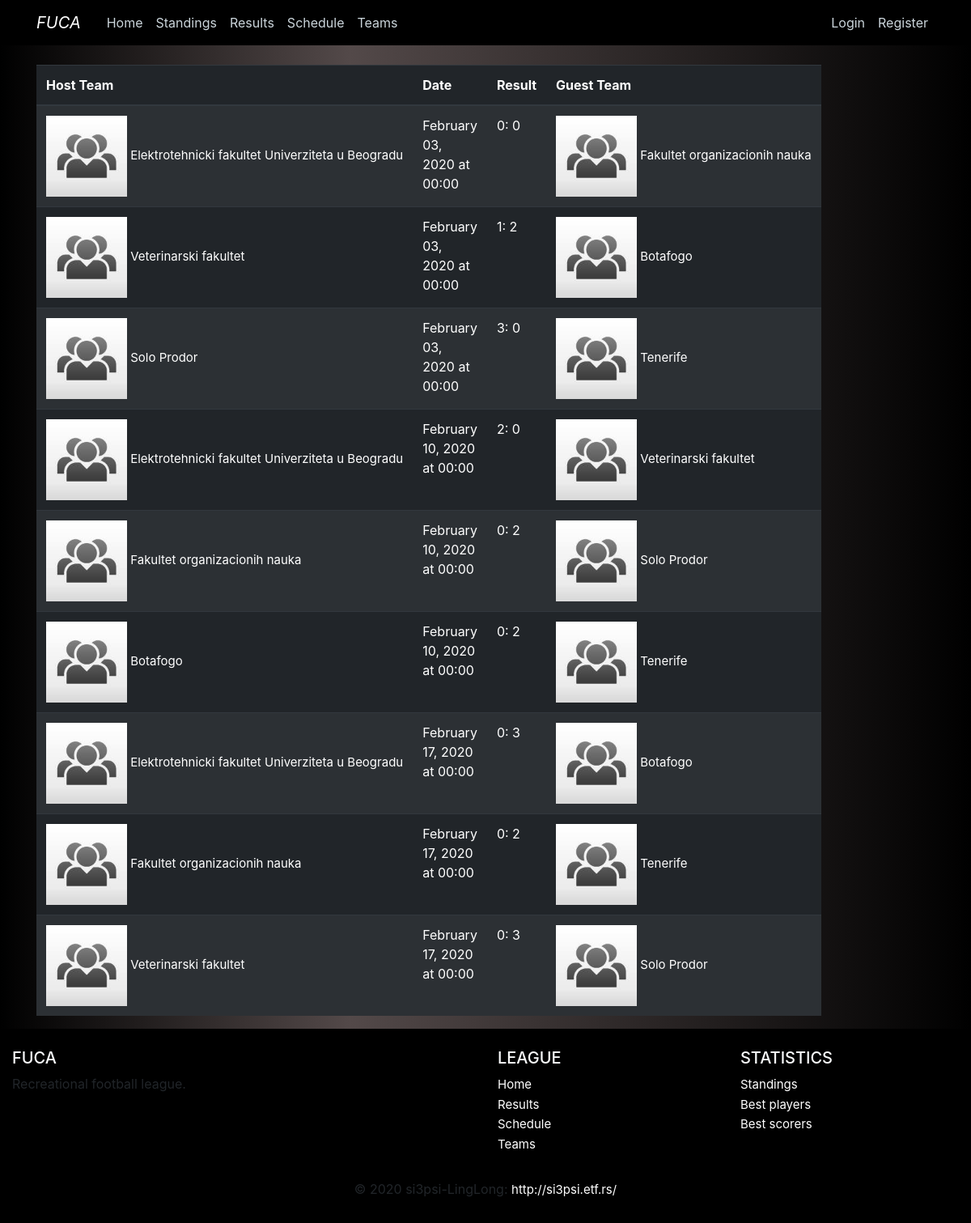
The app's page /results with its own data.
### fuca/models.py (models this page shows, shortened)
class Match(db.Model):
    __tablename__ = 'match'
    id                      = db.Column(db.Integer, primary_key=True)
    date_time               = db.Column(db.DateTime, nullable=False)
    host_team_goals         = db.Column(db.Integer, default=0)
    host_team_yellow        = db.Column(db.Integer, default=0)
    host_team_red           = db.Column(db.Integer, default=0)
    host_team_shots         = db.Column(db.Integer, default=0)
    guest_team_goals        = db.Column(db.Integer, default=0)
    guest_team_yellow       = db.Column(db.Integer, default=0)
    guest_team_red          = db.Column(db.Integer, default=0)
    guest_team_shots        = db.Column(db.Integer, default=0)
    host_team_id     = db.Column(db.Integer, db.ForeignKey('team.id'), nullable=False)
    guest_team_id    = db.Column(db.Integer, db.ForeignKey('team.id'), nullable=False)
    statistics  = db.relationship('Statistics', backref='match', lazy=True)

class Team(db.Model):
    __tablename__ = 'team'
    id          = db.Column(db.Integer,     primary_key=True)
    name        = db.Column(db.String(100), nullable=False, unique=True)
    matches     = db.Column(db.Integer,     nullable=False, default=0)
    wins        = db.Column(db.Integer,     nullable=False, default=0)
    losses      = db.Column(db.Integer,     nullable=False, default=0)
    draws       = db.Column(db.Integer,     nullable=False, default=0)
    goal_diff   = db.Column(db.Integer,     nullable=False, default=0)
    logo_image  = db.Column(db.String(20),  nullable=False, default='default.jpg')
    captain_id  = db.Column(db.Integer, db.ForeignKey('player.id'))
    host_matches    = db.relationship('Match',  backref='host_team',    lazy=True,  foreign_keys=Match.host_team_id)
    guest_matches   = db.relationship('Match',  backref='guest_team',   lazy=True,  foreign_keys=Match.guest_team_id)
    players         = db.relationship('Player', backref='team',         lazy=True,  foreign_keys=Player.team_id)

### fuca/main/routes.py (the view)
@main.route("/results")
def results():
    results = Match.query.filter(Match.date_time < datetime.now()).all()
    for result in results:
        result.host_team_logo = url_for('static', filename='images/teams/{}'.format(result.host_team.logo_image))
        result.guest_team_logo = url_for('static', filename='images/teams/{}'.format(result.guest_team.logo_image))
    return render_template('home/results.html', results=results, title='Results')

### fuca/templates/home/results.html
{% extends 'home/layout.html' %}
{% block content %}
    <table class="table table-dark table-striped table-hover">
        <thead>
            <th>Host Team</th>
            <th>Date</th>
            <th>Result</th>
            <th>Guest Team</th>
        </thead>
        {% for result in results %}
            <tr>
                <td style="white-space:nowrap">
                    <a href="{{ url_for('teams.team', id=result.host_team_id)}}"class="whitelink">
                        <img src="{{ result.host_team_logo }}" width="100">
                        {{ result.host_team.name }}
                    </a>
                </td>
                <td>{{ result.date_time.strftime('%B %d, %Y at %H:%M') }}</td>
                <td>{{ result.host_team_goals }}: {{ result.guest_team_goals }}</td>
                <td class="tdguest" style="white-space:nowrap" >
                    <a href="{{ url_for('teams.team', id=result.guest_team_id)}}"class="whitelink">
                        <img src="{{ result.guest_team_logo }}" width="100">
                        {{ result.guest_team.name }}
                    </a>
                </td>
            </tr>
        {% endfor %}
    </table>
{% endblock content %}

### fuca/static/main.css (style rules this page uses)
body { margin-top: 5rem; }
a:link { text-decoration: none; }
.whitelink, .whitelink:hover { color:white; text-decoration: none; font-size: 15px; }
.dark-background { background: rgb(0,0,0); background: linear-gradient(90deg, rgba(0,0,0,1) 0%, rgba(83,73,73,1) 36%, rgba(0,0,0,1) 100%); }

### records on screen
Match: host_team.name "Elektrotehnicki fakultet Univerziteta u Beogradu", date_time "February 03, 2020 at 00:00", host_team_goals "0", guest_team_goals "0", guest_team.name "Fakultet organizacionih nauka"
Match: host_team.name "Veterinarski fakultet", date_time "February 03, 2020 at 00:00", host_team_goals "1", guest_team_goals "2", guest_team.name "Botafogo"
Match: host_team.name "Solo Prodor", date_time "February 03, 2020 at 00:00", host_team_goals "3", guest_team_goals "0", guest_team.name "Tenerife"
Match: host_team.name "Elektrotehnicki fakultet Univerziteta u Beogradu", date_time "February 10, 2020 at 00:00", host_team_goals "2", guest_team_goals "0", guest_team.name "Veterinarski fakultet"
Match: host_team.name "Fakultet organizacionih nauka", date_time "February 10, 2020 at 00:00", host_team_goals "0", guest_team_goals "2", guest_team.name "Solo Prodor"
Match: host_team.name "Botafogo", date_time "February 10, 2020 at 00:00", host_team_goals "0", guest_team_goals "2", guest_team.name "Tenerife"
Match: host_team.name "Elektrotehnicki fakultet Univerziteta u Beogradu", date_time "February 17, 2020 at 00:00", host_team_goals "0", guest_team_goals "3", guest_team.name "Botafogo"
Match: host_team.name "Fakultet organizacionih nauka", date_time "February 17, 2020 at 00:00", host_team_goals "0", guest_team_goals "2", guest_team.name "Tenerife"
Match: host_team.name "Veterinarski fakultet", date_time "February 17, 2020 at 00:00", host_team_goals "0", guest_team_goals "3", guest_team.name "Solo Prodor"
